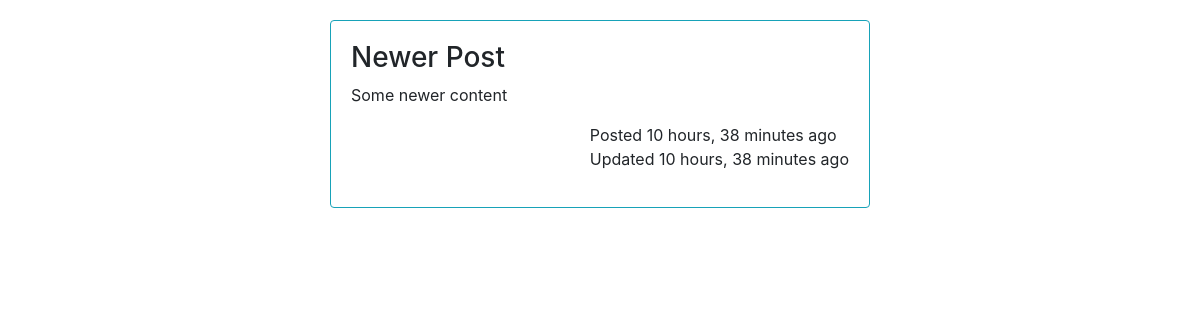
Screenshot of /3/ with the database file from the repository.
### blog/models.py (models this page shows, shortened)
class Post(models.Model):
    title = models.CharField(max_length=100)
    content = models.TextField()
    time_stamp = models.DateTimeField(auto_now_add=True)
    updated = models.DateTimeField(auto_now=True)

### blog/views.py (the view)
# urls.py: path('<int:pk>/', views.DetailView.as_view(), name='details'),
class DetailView(generic.DetailView):
    model = Post
    template_name = 'blog/detail.html'
    context_object_name = 'post'

### blog/templates/blog/detail.html
{% extends 'blog/base.html' %}
{% block content %}
<div class="container" style="margin-top: 20px;">
    <div class="row">
        <div class="col-md-3"></div>
        <div class="col-md-6">
            <div class="card border-info mb-3">
                <div class="card-body">
                    <h3>{{post.title}}</h3>
                    <p>{{post.content}}</p>
                    <p style="float: right;">Posted {{post.time_stamp|timesince}} ago</br>Updated {{post.updated|timesince}} ago</p>
                </div>
            </div>
        </div>
        <div class="col-md-3"></div>
    </div>
</div>
{% endblock %}

### rows the page displays
Post: title "Newer Post", content "Some newer content", time_stamp "10 hours, 38 minutes", updated "10 hours, 38 minutes"
